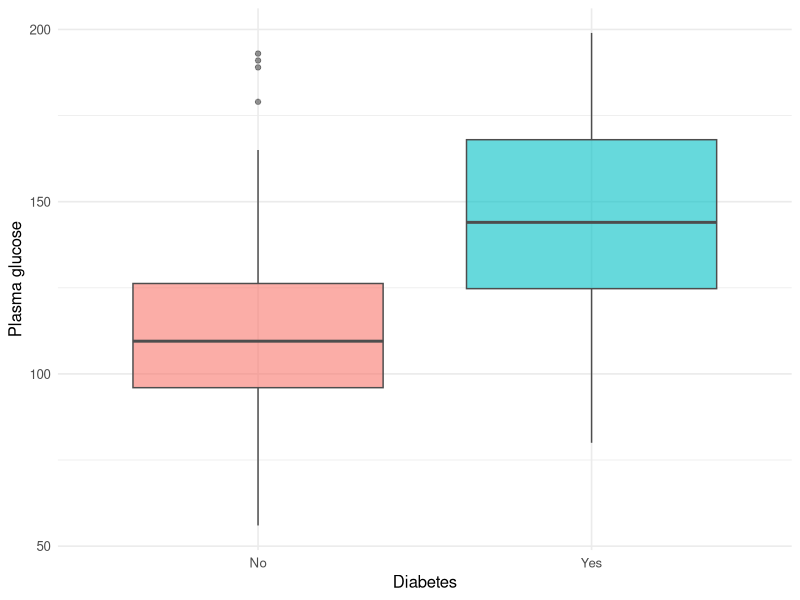
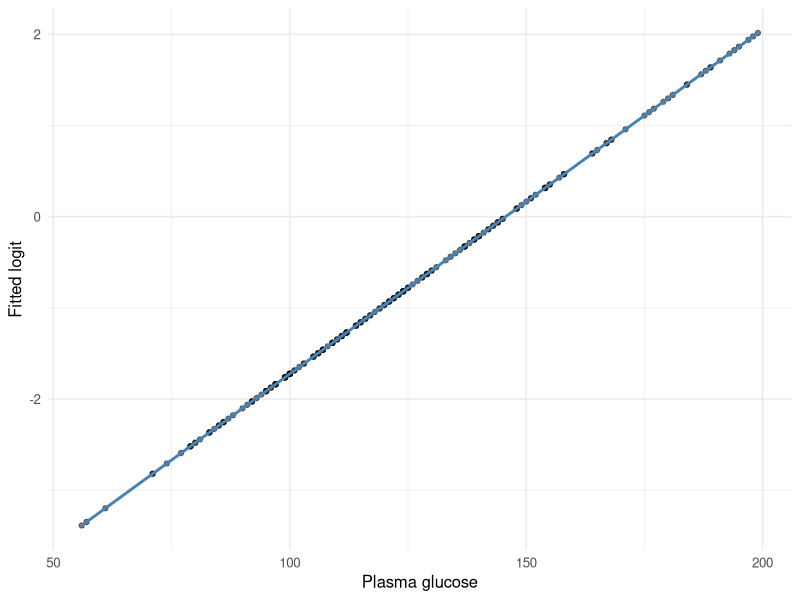

Generate these figures, in order, with R:
## ---- chunk 1
#| label: setup
library(tidyverse)
library(broom)
library(MASS)
set.seed(42)
theme_set(theme_minimal(base_size = 12))
## ---- chunk 2
pima <- as_tibble(Pima.tr) |>
  mutate(type = factor(type, levels = c("No", "Yes")))

ggplot(pima, aes(type, glu, fill = type)) +
  geom_boxplot(alpha = 0.6, colour = "grey30") +
  labs(x = "Diabetes", y = "Plasma glucose") +
  theme(legend.position = "none")
## ---- chunk 3
fit <- glm(type ~ glu, data = pima, family = binomial)
# residuals are less informative in GLMs; check for linearity on the logit scale
pima |>
  mutate(p = fitted(fit),
         logit = qlogis(p)) |>
  ggplot(aes(glu, logit)) +
  geom_point(alpha = 0.5) +
  geom_smooth(method = "loess", se = FALSE, colour = "steelblue") +
  labs(x = "Plasma glucose", y = "Fitted logit")
## ---- chunk 4
tidy(fit, conf.int = TRUE, exponentiate = TRUE)
glance(fit)
## ---- chunk 5
pred_prob <- predict(fit, type = "response")
pred_class <- ifelse(pred_prob > 0.5, "Yes", "No")
table(pred_class, truth = pima$type)
## ---- chunk 6
sessionInfo()
